Frame 1 (no input): blank canvas, image omitted
Frame 60 (the mouse pressed at the canvas centre just before this capture): blank canvas, image omitted
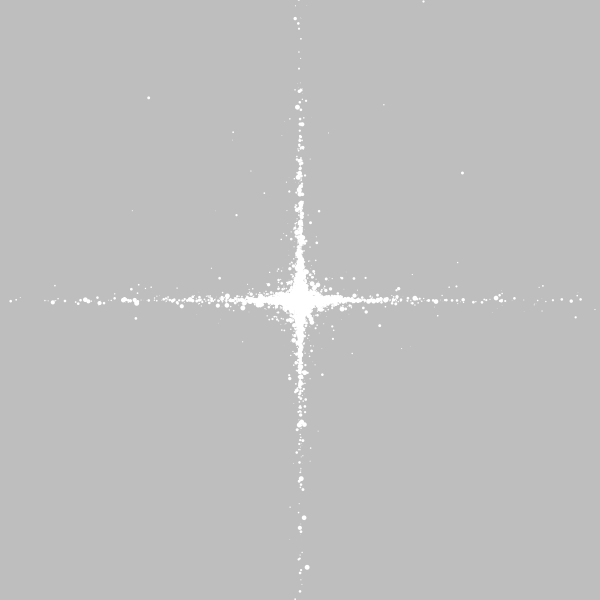
Frame 120 (the mouse held since frame 60 and released just before this capture)

The Processing sketch whose frames 1 and 60 were blank and that drew this single picture after the mouse press (run headless with seeded random() and noise(); from frame 60 on, the mouse is pressed at the canvas centre):

// Processing sketch: processing_41100
// ── processing_41100.pde

void setup() {
  size (600, 600);
  background(190);
  noStroke ();
  smooth();
}


float size; 
 
void draw (){
 float seed = random(size);
 if (mousePressed) {
   size+=0.1;
   fill(255, mouseX, mouseY);
   ellipse(mouseX, mouseY, size, size);
   for (int i=0; i<1000; i++) {
     ellipse(mouseX+tan(random(size)), mouseY+tan(random(size)), seed, seed);
   }
 } else {
   size = 0;
 }
}
